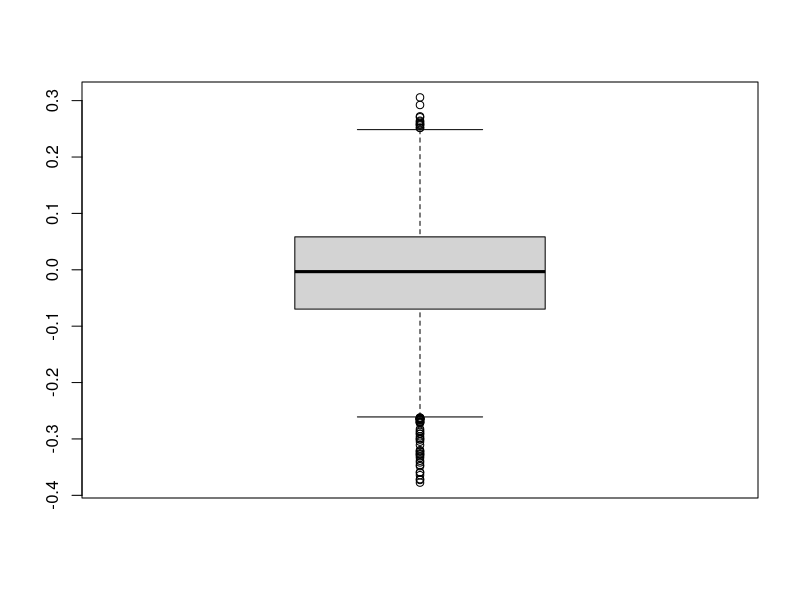

Write R code to recreate this figure.
### Ficha 2 ###

## ex 1a ##

rm(list=ls())

N=10**3

z=rcauchy(N)
p.hat = sum(z>2)/N
p.hat

p = pcauchy(-2) # fd de cauchy calculada em -2
p

dif = abs(p.hat - pcauchy(-2))
dif

## ex 1b ##

x = runif(1000,0,2) # gerar valores de U(0,2)
integl = function(x) {1/(pi*(1+x**2))}
z = integl(x)
mean(z)
est.int=1/2-2*mean(z)
est.int
dif=abs(est.int - pcauchy(-2))
dif

## ex 1c ##

N = 10**3

p.hat

p = pcauchy(-2)
p

variancia = p*(1-p)/N
variancia
est.variancia = p.hat*(1-p.hat)/N
est.variancia

est.variancia = est.int*(1-p.hat)/N
est.variancia

## ex 2a ##

x = rexp(1000,3)
estimativa = 1/3 * mean(x**5*log(x))

v = var(1/3 * x**5*log(x))
erro = sqrt(v/1000)
erro

## ex 2b ##
c = 3**6/gamma(6)
estimativa.gamma = 1/c * mean(log(x))
v.gamma = var(1/c * log(x))
erro.gamma = sqrt(v.gamma/1000)
erro.gamma

## ex3 ##


# tpc: comparar erros das funcoes

## ex 4 ##

# SEM metodo das replicas
n = 1000

x = rnorm(n,1,2)
varx = var(x)
varx

qchisq(0.95,n-1) # 90%
qchisq(0.05,n-1)

qchisq(0.975,n-1)
qchisq(0.025,n-1)

LI = (n-1) * varx/qchisq(0.975,n-1)
LS = (n-1) * varx/qchisq(0.025,n-1)

LI
LS

# COM método das réplicas (10000) (para ficar menos dependente)

varx = numeric(10000)

for (i in 1:10000) {
  x = rnorm(n,1,2)
  varx[i] = var(x)
}

mean(varx)

LI = (n-1) * mean(varx)/qchisq(0.975,n-1)
LS = (n-1) * mean(varx)/qchisq(0.025,n-1)

LI
LS

## ex5a ## 
N = 100

x = numeric(N)
y = numeric(N)

y = rnorm(N)
y

x[1] = y[1]
x[1]
y[1]

for (n in 2:N) {
  x[n] = 0.3 * x[n-1] + y[n]
}
x

# calcular estimativa particular para esta geracao
num = numeric(N)
den = numeric(N)
t = numeric(N)

num[1] = 0
den[1] = 0

for (n in 2:N) {
  num[n] = num[n-1]+x[n]*x[n-1]
  den[n] = den[n-1]+(x[n-1])**2
  t[n] = num[n]/den[n]
}

t[n]

# aplicando metodo replicas para estimar a
t2 = numeric(10000)
for (i in 1:10000) {
  x = numeric(N)
  y = numeric(N)
  num = numeric(N)
  den = numeric(N)
  t = numeric(N)
  
  y = rnorm(N)
  
  x[1] = y[1]
  
  num[1] = 0
  den[1] = 0
  
  for (n in 2:N) {
    x[n] = 0.3*x[n-1]+y[n]
    num[n] = num[n-1]+x[n]*x[n-1]
    den[n] = den[n-1] + (x[n-1])**2
    t[n] = num[n]/den[n]
  }
  t2[i] = t[n] # estimativa de a apenas usando uma replica
}

t2
mean(t2) # estimativa do parametro

## ex5b ## 

# vies = E(teta_hat-teta) = E(teta_hat - teta)
mean(t2-0.3)
mean(t2)-0.3

sd(t2)
var(t2)

# MSE: E((teta_hat - teta)**2)
eqm = mean((t2-0.3)^2)
eqm

#boxplot de vies
bias_sample = t2-0.3
boxplot(bias_sample) # mediana proxima de zero, consistencia dos estimadores

## ex 6c ##
LI = mean(t2)-qnorm(0.975,0,1)*sd(t2)/sqrt(10000)
LS = mean(t2)+qnorm(0.975,0,1)*sd(t2)/sqrt(10000)

LI
LS

# alternativa:
LI = mean(t2)-qnorm(0.975,9999)*sd(t2)/sqrt(10000)
LS = mean(t2)+qnorm(0.975,9999)*sd(t2)/sqrt(10000)

LI
LS

mean(t2) # confianca

## ex6a ##

n = 100

valor_critico = qchisq(0.95,n-1)
valor_critico

## ex6ai ##
estat = function(x) {
  (n-1)*var(x)/4
}

N = 100000
v = N

testar_regra = numeric(N)

for (j in 1:N) {
  x = rnorm(n,1,2) # sob H0
  testar_regra[j] = as.integer(estat(x) >= valor_critico)
  v[i] = var(x)
}
testar_regra

p.reject = mean(testar_regra)
p.reject # 0.04 -> bom, compativel com os dados

## ex6ii ##

estat = function(x) {
  (n-1)*var(x)/4
}

N = 100000
v = N

testar_regra = numeric(N)

for (j in 1:N) {
  x = rnorm(n,1,sqrt(10)) # sob H0
  testar_regra[j] = as.integer(estat(x) >= valor_critico)
  v[i] = var(x)
}
testar_regra

p.reject = mean(testar_regra)
p.reject # 1 -> horrivel, nao e compativel com dados

## ex6iii ##

estat = function(x) {
  (n-1)*var(x)/4
}

N = 100000
v = N

testar_regra = numeric(N)

for (j in 1:N) {
  x = rnorm(n,1,1) # sob H0
  testar_regra[j] = as.integer(estat(x) >= valor_critico)
  v[i] = var(x)
}
testar_regra

p.reject = mean(testar_regra)
p.reject # 0 -> nao é compativel com dados
